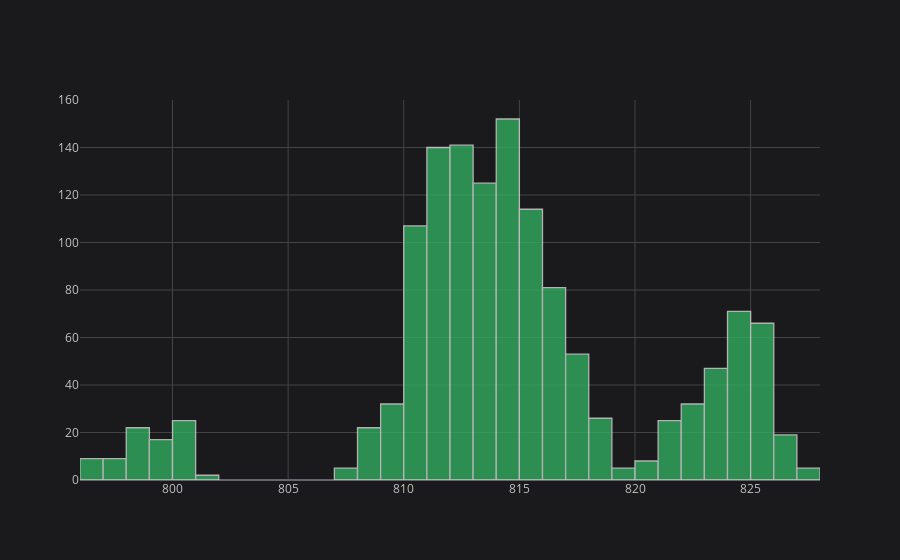

Notebook cell for this chart:
### Code cell
TT.iplot(kind='hist', column='Presion')

### Figure 1 — Plotly figure (JSON) as saved in the notebook; plotly's stock layout.template omitted (floating-point values rounded to 4 significant figures; data arrays with more than 128 entries replaced by an {"elided": "..."} marker saying what was removed)
{"data": [{"histfunc": "count", "histnorm": "", "marker": {"color": "rgba(50, 171, 96, 1.0)", "line": {"color": "#D9D9D9", "width": 1.3}}, "name": "Presion", "opacity": 0.8, "orientation": "v", "type": "histogram", "x": {"elided": "1360 float values"}}], "layout": {"autosize": true, "barmode": "overlay", "legend": {"bgcolor": "#1A1A1C", "font": {"color": "#D9D9D9"}}, "paper_bgcolor": "#1A1A1C", "plot_bgcolor": "#1A1A1C", "title": {"font": {"color": "#D9D9D9"}}, "xaxis": {"autorange": true, "gridcolor": "#434343", "range": [796, 828], "showgrid": true, "tickfont": {"color": "#C2C2C2"}, "title": {"font": {"color": "#D9D9D9"}, "text": ""}, "type": "linear", "zerolinecolor": "#666570"}, "yaxis": {"autorange": true, "gridcolor": "#434343", "range": [0, 160], "showgrid": true, "tickfont": {"color": "#C2C2C2"}, "title": {"font": {"color": "#D9D9D9"}, "text": ""}, "zerolinecolor": "#666570"}}}
